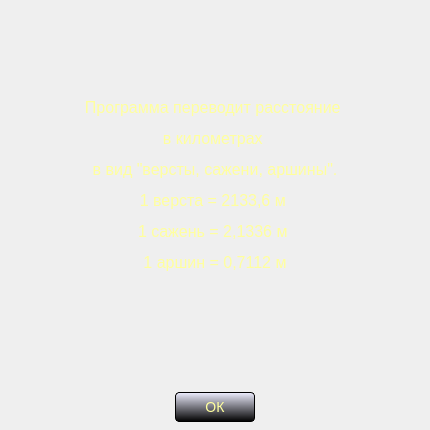
<?xml version="1.0" encoding="UTF-8"?>
<ui version="4.0">
 <class>About</class>
 <widget class="QDialog" name="About">
  <property name="geometry">
   <rect>
    <x>0</x>
    <y>0</y>
    <width>430</width>
    <height>430</height>
   </rect>
  </property>
  <property name="minimumSize">
   <size>
    <width>430</width>
    <height>430</height>
   </size>
  </property>
  <property name="maximumSize">
   <size>
    <width>430</width>
    <height>430</height>
   </size>
  </property>
  <property name="contextMenuPolicy">
   <enum>Qt::NoContextMenu</enum>
  </property>
  <property name="windowTitle">
   <string>О программе</string>
  </property>
  <property name="styleSheet">
   <string notr="true">background-image: url(:/source/fon1.png);</string>
  </property>
  <property name="locale">
   <locale language="Russian" country="Russia"/>
  </property>
  <widget class="QLabel" name="label">
   <property name="geometry">
    <rect>
     <x>0</x>
     <y>0</y>
     <width>430</width>
     <height>370</height>
    </rect>
   </property>
   <property name="minimumSize">
    <size>
     <width>430</width>
     <height>370</height>
    </size>
   </property>
   <property name="maximumSize">
    <size>
     <width>430</width>
     <height>370</height>
    </size>
   </property>
   <property name="focusPolicy">
    <enum>Qt::NoFocus</enum>
   </property>
   <property name="contextMenuPolicy">
    <enum>Qt::NoContextMenu</enum>
   </property>
   <property name="styleSheet">
    <string notr="true">QLabel {
	color: rgb(255, 255, 158);
background: transparent;
}</string>
   </property>
   <property name="text">
    <string>&lt;html&gt;&lt;head/&gt;&lt;body&gt;&lt;p align=&quot;center&quot;&gt;&lt;span style=&quot; font-size:12pt; color:#ffff9e;&quot;&gt;Программа переводит расстояние &lt;/span&gt;&lt;/p&gt;&lt;p align=&quot;center&quot;&gt;&lt;span style=&quot; font-size:12pt; color:#ffff9e;&quot;&gt;в километрах &lt;/span&gt;&lt;/p&gt;&lt;p align=&quot;center&quot;&gt;&lt;span style=&quot; font-size:12pt; color:#ffff9e;&quot;&gt;в вид &amp;quot;версты, сажени, аршины&amp;quot;.&lt;/span&gt;&lt;/p&gt;&lt;p align=&quot;center&quot;&gt;&lt;span style=&quot; font-family:'Courier New,courier'; font-size:12pt; color:#ffff9e;&quot;&gt;1 верста = 2133,6 м &lt;/span&gt;&lt;/p&gt;&lt;p align=&quot;center&quot;&gt;&lt;span style=&quot; font-family:'Courier New,courier'; font-size:12pt; color:#ffff9e;&quot;&gt;1 сажень = 2,1336 м &lt;/span&gt;&lt;/p&gt;&lt;p align=&quot;center&quot;&gt;&lt;span style=&quot; font-family:'Courier New,courier'; font-size:12pt; color:#ffff9e;&quot;&gt;1 аршин = 0,7112 м&lt;/span&gt;&lt;/p&gt;&lt;/body&gt;&lt;/html&gt;</string>
   </property>
  </widget>
  <widget class="QPushButton" name="pushButton">
   <property name="geometry">
    <rect>
     <x>175</x>
     <y>392</y>
     <width>80</width>
     <height>30</height>
    </rect>
   </property>
   <property name="minimumSize">
    <size>
     <width>80</width>
     <height>30</height>
    </size>
   </property>
   <property name="maximumSize">
    <size>
     <width>80</width>
     <height>30</height>
    </size>
   </property>
   <property name="focusPolicy">
    <enum>Qt::NoFocus</enum>
   </property>
   <property name="contextMenuPolicy">
    <enum>Qt::NoContextMenu</enum>
   </property>
   <property name="styleSheet">
    <string notr="true">#pushButton {
color: rgb(255, 255, 158);
font-size: 14px;
border: 1px solid black;
border-radius: 4px;
background: white;
background-color: qlineargradient(spread:pad, x1:0, y1:0, x2:0, y2:1, stop:0 rgba(238, 238, 255, 255), stop:1 rgba(0, 0, 0, 255));
}

#pushButton:pressed {
color: rgb(255, 255, 158);
font-size: 14px;
background: white;
border: 1px solid black;
border-radius: 4px;
background-color: qlineargradient(spread:pad, x1:0, y1:0, x2:0, y2:1, stop:0 rgba(212, 209, 180, 0), stop:1 rgba(0, 0, 0, 255));
}</string>
   </property>
   <property name="text">
    <string>ОК</string>
   </property>
  </widget>
 </widget>
 <resources/>
 <connections/>
</ui>
